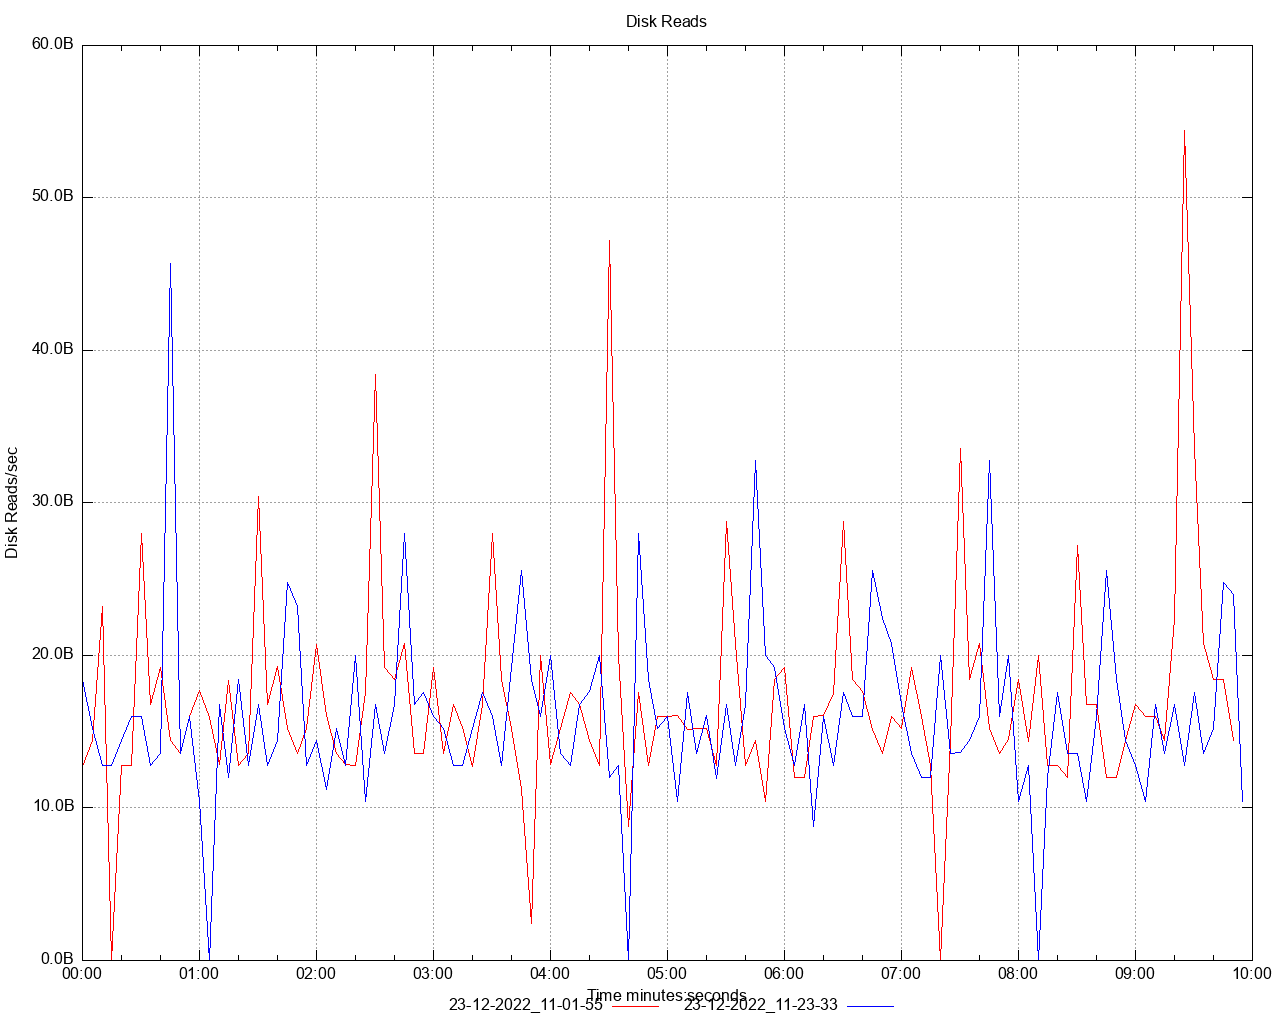

Recreate this plot in gnuplot.
set title 'Disk Reads' noenhanced
set style data lines
set datafile separator ","
set terminal png size 1280,1024
set grid
set key below
set xdata time
set timefmt "%s"
offset = 0
t0(x)=(offset=($0==0) ? x : offset, x - offset)
set xlabel 'Time minutes:seconds'
set ylabel 'Disk Reads/sec'
set format y '%.1s%cB'
set output '/Users/ahmet.mircik/Workspace/python/hazelcast-simulator/offload-benchmarks/report/dstat/disk_read_A2.png'
plot \
   '/Users/ahmet.mircik/Workspace/python/hazelcast-simulator/offload-benchmarks/report/data/disk_read_A2_1.data' using (t0(timecolumn(1))):2 title "23-12-2022_11-01-55" noenhanced lt rgb "red", \
   '/Users/ahmet.mircik/Workspace/python/hazelcast-simulator/offload-benchmarks/report/data/disk_read_A2_2.data' using (t0(timecolumn(1))):2 title "23-12-2022_11-23-33" noenhanced lt rgb "blue", \
